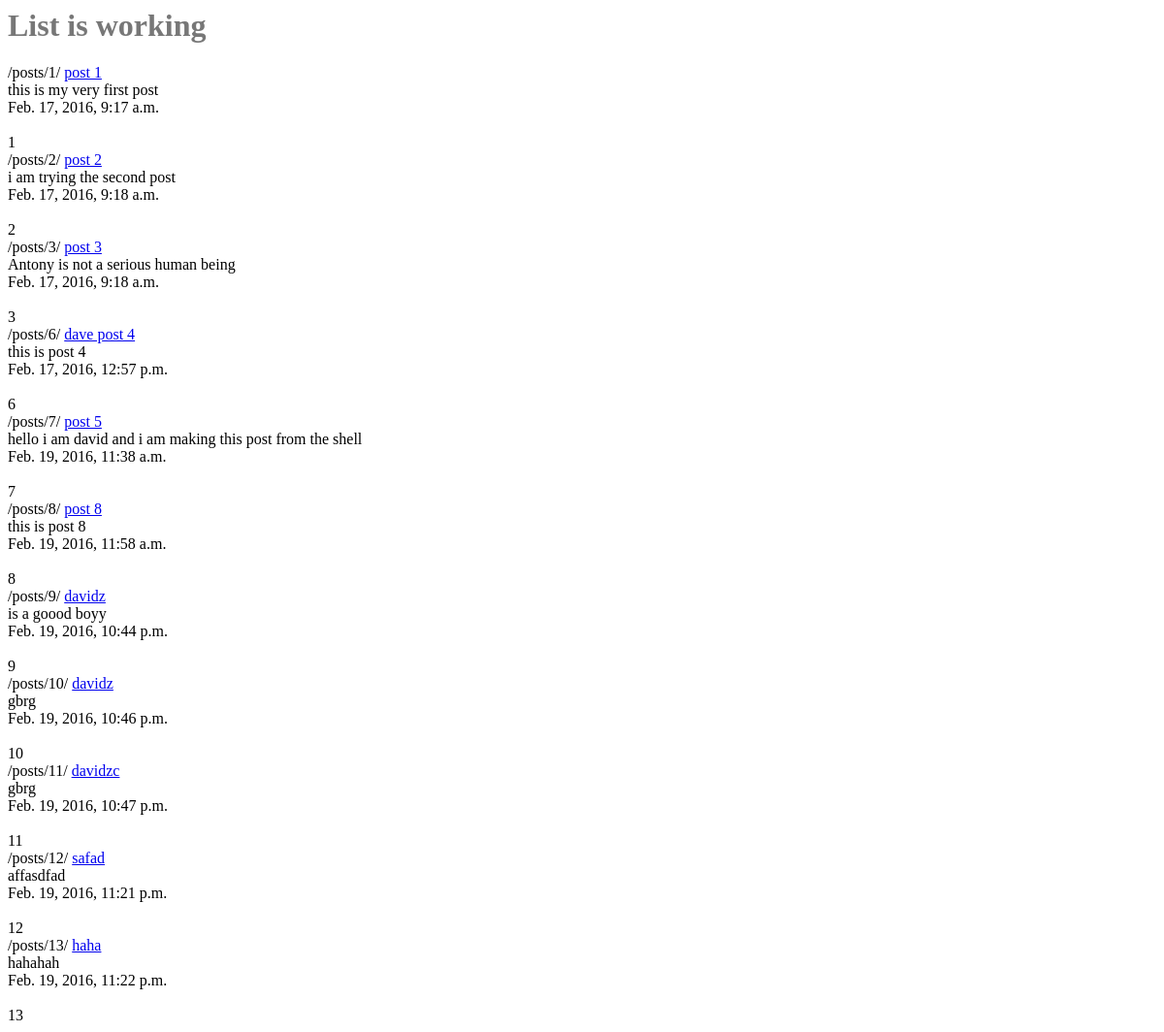
The app's page /posts/, older data.
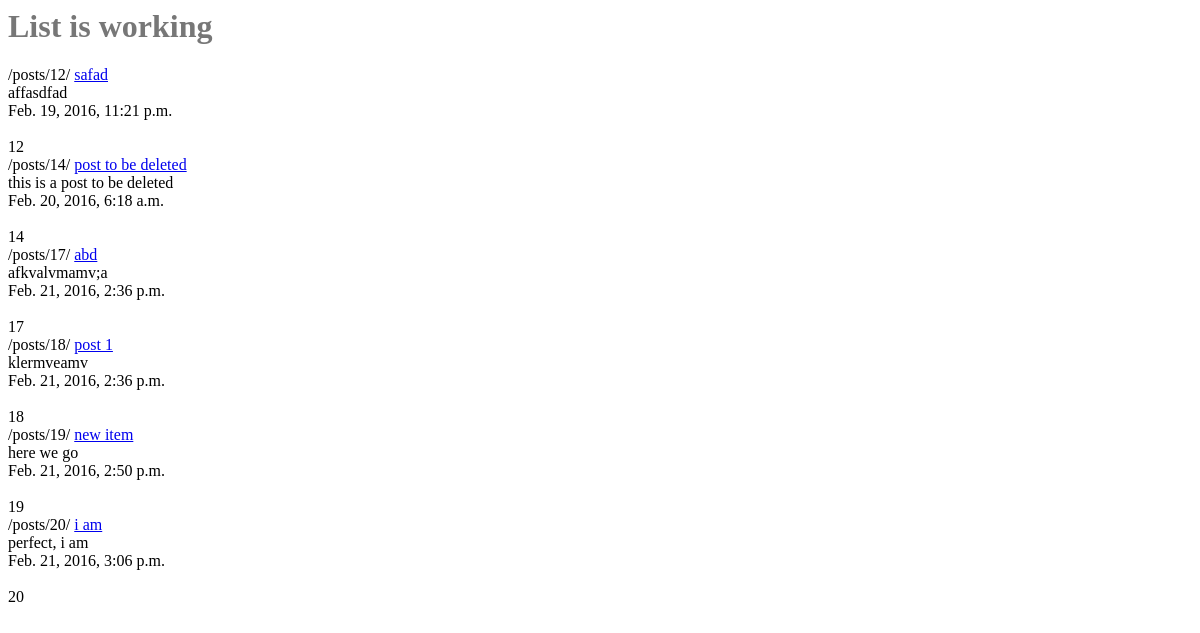
The same page, newer data.
### posts/models.py (models this page shows, shortened)
class Post(models.Model):
	title = models.CharField(max_length=120)
	content = models.TextField()
	update = models.DateTimeField(auto_now=True, auto_now_add=False)  #meaning the everytime saved into db this will be set
	timestamp = models.DateTimeField(auto_now=False, auto_now_add=True)   #meaning will save when added to DB, will be saved one time
	def get_absolute_url(self):     #for Python 3
		return reverse("posts:detail", kwargs={"id": self.id})

### posts/views.py (the view)
def post_list(request):
	queryset = Post.objects.all()
	context = {
	"object_list" : queryset,
	 "title": "List"
	}
	return render(request, "post_list.html", context)

### templates/post_list.html
{% extends "base.html" %}
{% block content %}
<h1> {{ title }} is working</h1>
{% for obj in object_list %}
{% url "posts:detail" id=obj.id %}
<a href='{{obj.get_absolute_url}}'>{{ obj.title }}</a><br/>
{{ obj.content }}<br/>
{{ obj.timestamp }}<br/>
{{ obj.updated }}<br/>
{{ obj.id }}<br/>
{% endfor %}
{% endblock content %}

### templates/base.html (shortened to what this page needs)
{% load staticfiles %}
<html>
<head>
<link rel="stylesheet"  href='{% static "css/base.css" %}'/>
</head>
<body>
<div class="container">
{% block content %}{% endblock content %}
</div>
</body>
</html>

### static/css/base.css (style rules this page uses)
h1 { color: #777777; }

Row changes from the older to the newer data that the page shows:
removed Post: id "/posts/1/", title "post 1", content "this is my very first post", timestamp "Feb. 17, 2016, 9:17 a.m.", id "1"
removed Post: id "/posts/2/", title "post 2", content "i am trying the second post", timestamp "Feb. 17, 2016, 9:18 a.m.", id "2"
removed Post: id "/posts/3/", title "post 3", content "Antony is not a serious human being", timestamp "Feb. 17, 2016, 9:18 a.m.", id "3"
removed Post: id "/posts/6/", title "dave post 4", content "this is post 4", timestamp "Feb. 17, 2016, 12:57 p.m.", id "6"
removed Post: id "/posts/7/", title "post 5", content "hello i am david and i am making this post from the shell", timestamp "Feb. 19, 2016, 11:38 a.m.", id "7"
removed Post: id "/posts/8/", title "post 8", content "this is post 8", timestamp "Feb. 19, 2016, 11:58 a.m.", id "8"
removed Post: id "/posts/9/", title "davidz", content "is a goood boyy", timestamp "Feb. 19, 2016, 10:44 p.m.", id "9"
removed Post: id "/posts/10/", title "davidz", content "gbrg", timestamp "Feb. 19, 2016, 10:46 p.m.", id "10"
removed Post: id "/posts/11/", title "davidzc", content "gbrg", timestamp "Feb. 19, 2016, 10:47 p.m.", id "11"
removed Post: id "/posts/13/", title "haha", content "hahahah", timestamp "Feb. 19, 2016, 11:22 p.m.", id "13"
added Post: id "/posts/14/", title "post to be deleted", content "this is a post to be deleted", timestamp "Feb. 20, 2016, 6:18 a.m.", id "14"
added Post: id "/posts/17/", title "abd", content "afkvalvmamv;a", timestamp "Feb. 21, 2016, 2:36 p.m.", id "17"
added Post: id "/posts/18/", title "post 1", content "klermveamv", timestamp "Feb. 21, 2016, 2:36 p.m.", id "18"
added Post: id "/posts/19/", title "new item", content "here we go", timestamp "Feb. 21, 2016, 2:50 p.m.", id "19"
added Post: id "/posts/20/", title "i am", content "perfect, i am", timestamp "Feb. 21, 2016, 3:06 p.m.", id "20"
